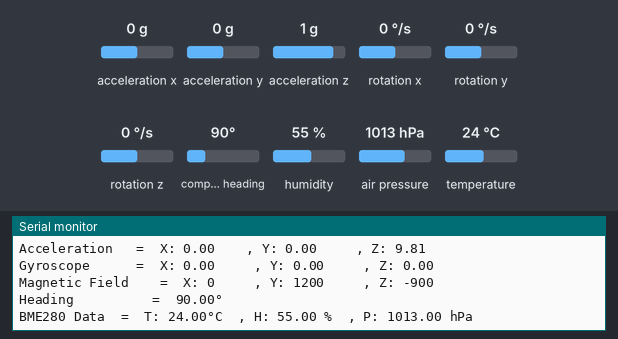
The sketch below on a simulated Arduino Uno, built with avr-gcc and run on an emulated ATmega328P. Parts: the last lines printed to the serial monitor. Inputs (shaded band) come from the test bench; at power-on: acceleration x 0 g, acceleration y 0 g, acceleration z 1 g, rotation x 0 °/s, rotation y 0 °/s, rotation z 0 °/s, compass heading 90°, humidity 55 %, air pressure 1013 hPa, temperature 24 °C.

Above: at 1.2 s.
1.3 s: acceleration x set to -1.4 g
At 1.76 s:
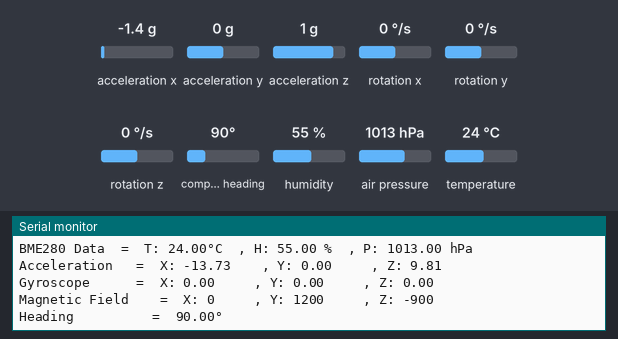
2.8 s: acceleration y set to -1.4 g
At 4.0 s:
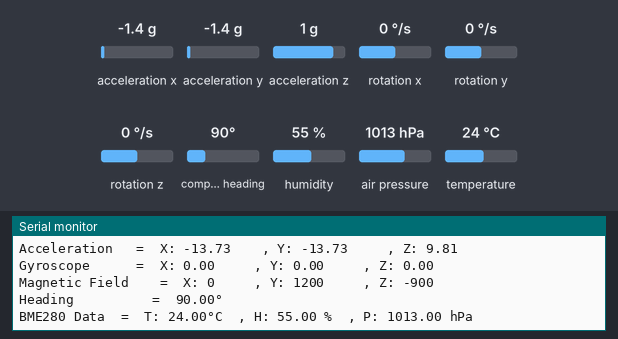
4.3 s: acceleration z set to -1.4 g
At 4.55 s:
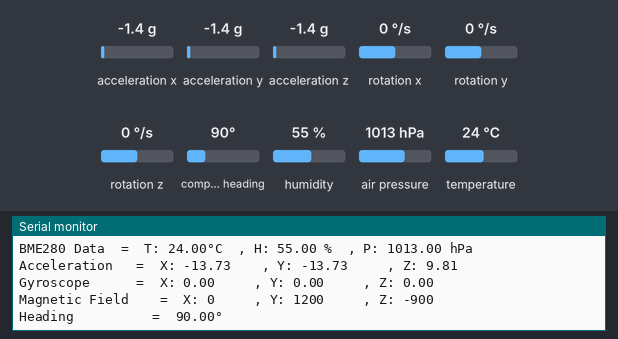
5.8 s: rotation x set to -192 °/s
At 6.7 s:
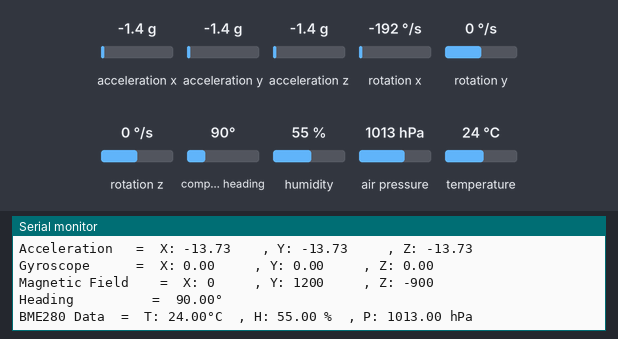
7.3 s: rotation y set to -192 °/s
At 7.36 s:
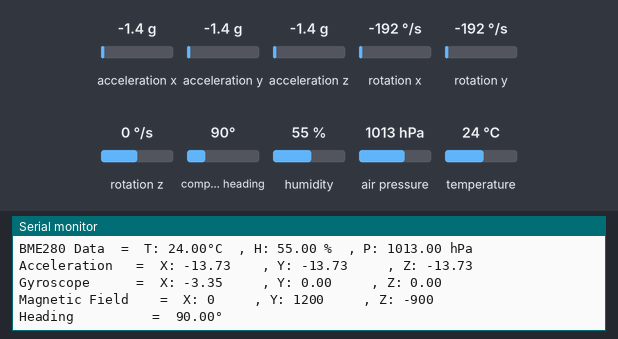

The sketch:

IMU__Atmospheric_Sensor_Integration.ino
```cpp
#include <Wire.h>
#include <Adafruit_Sensor.h>
#include <Adafruit_BME280.h>
#include <Adafruit_MPU6050.h>
#include <QMC5883LCompass.h>

Adafruit_BME280 bme;
Adafruit_MPU6050 mpu;
QMC5883LCompass compass;

void setup() {
  Serial.begin(9600);
  Wire.begin();
  compass.init();
  Serial.println("QMC5883L Initialized...");

  if (!bme.begin(0x77)) {  // 0x76 or 0x77, depending on the sensor's address ..
  Serial.println("BME280 not found!");
  while (1);
  }

  // Initialize MPU6050 ..
  mpu.begin();
  if (!mpu.begin()) {
  Serial.println("MPU6050 not found!");
  while (1);
  }
}

void loop() {

int x, y, z;
float heading;

compass.read();

x = compass.getX();
y = compass.getY();
z = compass.getZ();
heading = compass.getAzimuth();

if (heading < 0) {
heading += 360;
}
sensors_event_t a, g, temp;
mpu.getEvent(&a, &g, &temp);


float temperature = bme.readTemperature();
float pressure = bme.readPressure()/100.0F;
float humidity = bme.readHumidity();


Serial.print("Acceleration   =  ");
Serial.print("X: ");
Serial.print(a.acceleration.x);
Serial.print("    , Y: ");
Serial.print(a.acceleration.y);
Serial.print("     , Z: ");
Serial.println(a.acceleration.z);

Serial.print("Gyroscope      =  ");
Serial.print("X: ");
Serial.print(g.gyro.x);
Serial.print("     , Y: ");
Serial.print(g.gyro.y);
Serial.print("     , Z: ");
Serial.println(g.gyro.z);

Serial.print("Magnetic Field    = ");
Serial.print(" X: ");
Serial.print(x);
Serial.print("     , Y: ");
Serial.print(y);
Serial.print("     , Z: ");
Serial.println(z);
Serial.print("Heading          =  ");
Serial.print(heading);
Serial.println("°");

delay(250);

Serial.print("BME280 Data  =  ");
Serial.print("T: ");
Serial.print(bme.readTemperature());
Serial.print("°C  ,");

Serial.print(" H: ");
Serial.print(bme.readHumidity());
Serial.print(" %  ,");

Serial.print(" P: ");
Serial.print(bme.readPressure() / 100.0F);
Serial.println(" hPa");

delay(1000);
}
```

Measured:
- after the input at 1.3 s, the serial monitor: prints a new line after 0.12 s (image 1)
- after the input at 2.8 s, the serial monitor: prints a new line at once (image 2)
